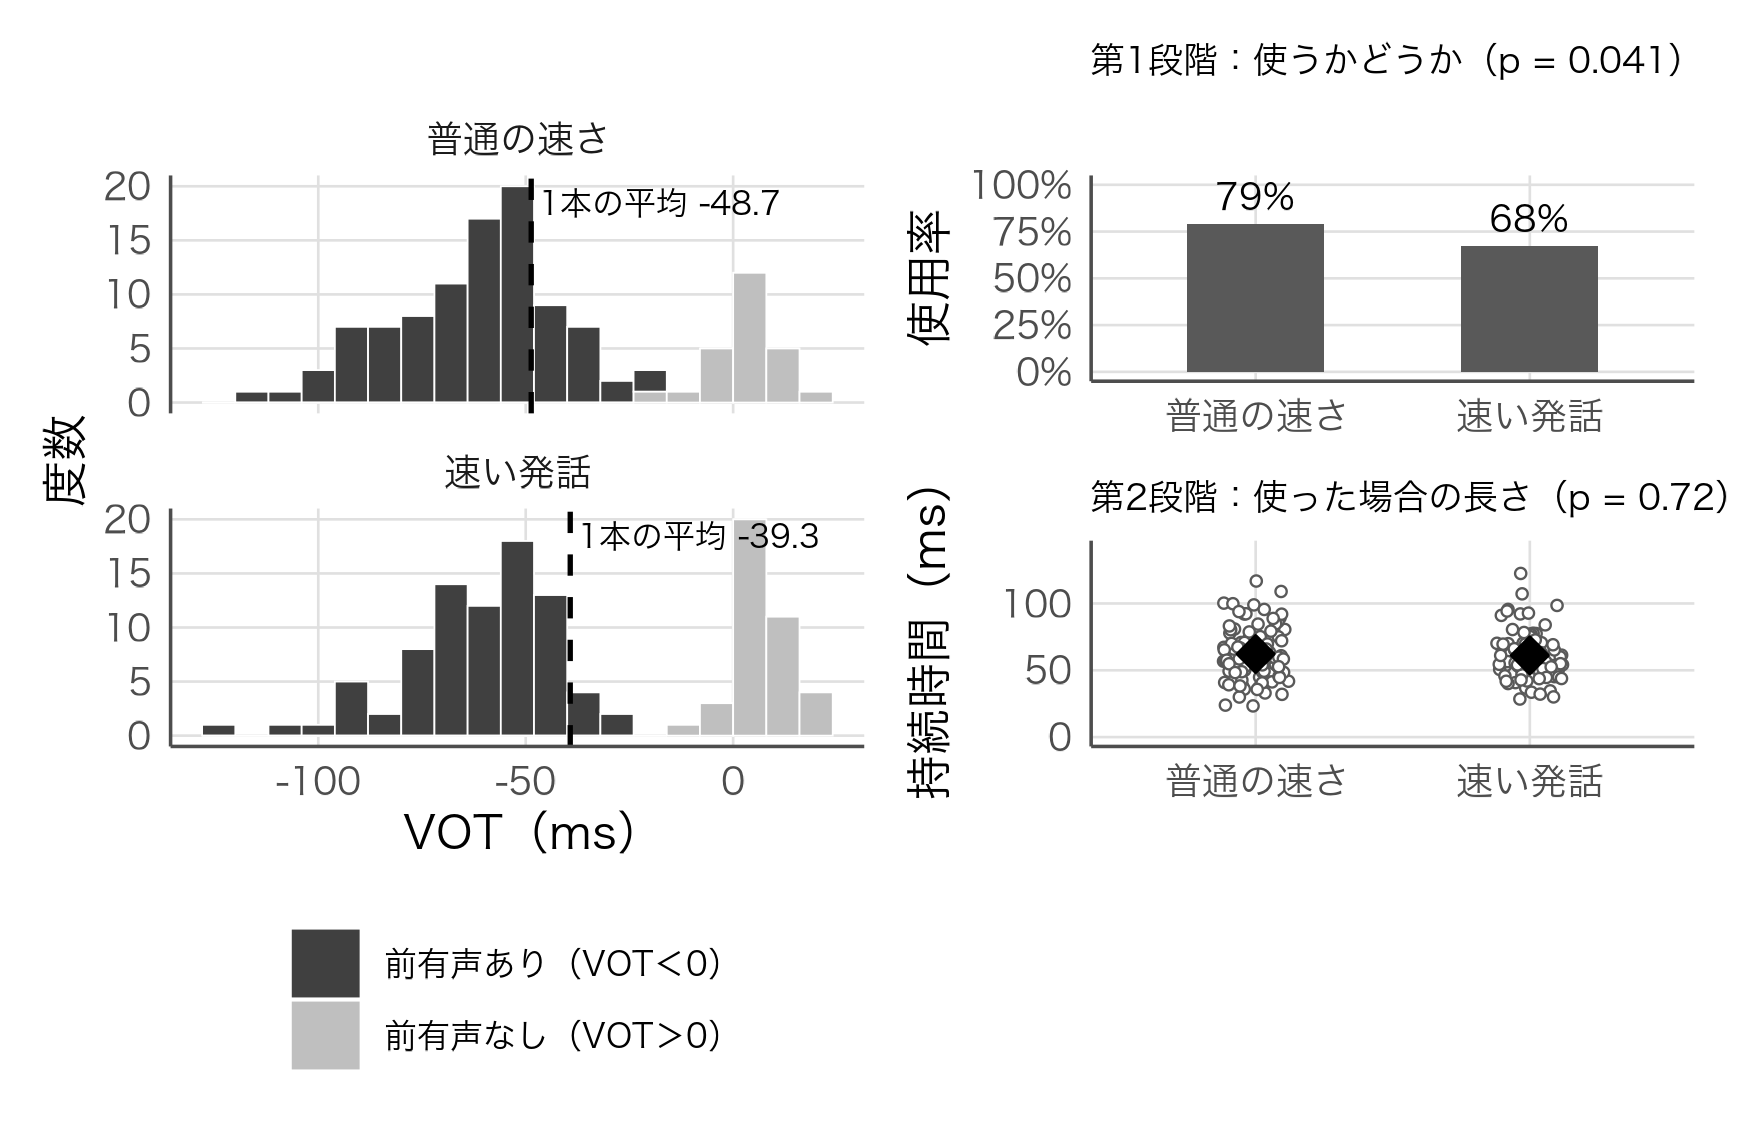

Reproduce this figure in R.
# 図：ハードルモデルの考え方（本文6.7、set.seed(66)、ノートブックと同一）
source("figures/style.R")
suppressPackageStartupMessages({library(tidyverse); library(lme4); library(lmerTest); library(patchwork)})
set.seed(66)
d <- expand_grid(speaker = paste0("S", 1:12), word = 1:20) %>%
  mutate(
    condition = rep(c("normal", "fast"), length.out = n()),
    sp_re = rep(rnorm(12, 0, 0.5), each = 20)[as.integer(factor(speaker))],
    p_prevoice = plogis(0.4 + ifelse(condition == "fast", -1.0, 0) + sp_re),
    uses_prevoice = rbinom(n(), 1, p_prevoice),
    prevoice_duration = ifelse(uses_prevoice == 1, rgamma(n(), shape = 9, rate = 0.15), NA),
    VOT = ifelse(uses_prevoice == 1, -prevoice_duration, rnorm(n(), 5, 8)))
print(round(coef(summary(lmer(VOT ~ condition + (1 | speaker), data = d))), 3))
print(round(coef(summary(glmer(uses_prevoice ~ condition + (1 | speaker), data = d, family = binomial))), 4))
print(round(coef(summary(lmer(prevoice_duration ~ condition + (1 | speaker), data = filter(d, uses_prevoice == 1)))), 3))
cl <- c(fast = "速い発話", normal = "普通の速さ"); d$cond <- factor(cl[d$condition], levels = cl[c("normal", "fast")])
sm <- d %>% group_by(cond) %>% summarise(use = mean(uses_prevoice), dur = mean(prevoice_duration, na.rm = TRUE),
                                         vot = mean(VOT), n = n(), k = sum(uses_prevoice))
print(sm)
d$grp <- factor(ifelse(d$uses_prevoice == 1, "前有声あり（VOT＜0）", "前有声なし（VOT＞0）"),
                levels = c("前有声あり（VOT＜0）", "前有声なし（VOT＞0）"))
pA <- ggplot(d, aes(VOT, fill = grp)) +
  geom_histogram(binwidth = 8, boundary = 0, colour = "white", linewidth = 0.2) +
  geom_vline(data = sm, aes(xintercept = vot), linetype = "dashed", linewidth = 0.6) +
  geom_text(data = sm, aes(x = vot + 3, y = Inf, label = sprintf("1本の平均 %.1f", vot)), vjust = 1.6, hjust = 0,
            size = 2.7, family = "hira", inherit.aes = FALSE, colour = "black") +
  facet_wrap(~cond, ncol = 1) +
  scale_fill_manual(values = c("grey25", "grey75"), name = NULL) +
  labs(x = "VOT（ms）", y = "度数") + theme(legend.position = "bottom", legend.direction = "vertical", legend.text = element_text(size = 8))
pB <- ggplot(sm, aes(cond, use)) +
  geom_col(width = 0.5, fill = "grey35") +
  geom_text(aes(label = sprintf("%.0f%%", 100 * use)), vjust = -0.5, size = 3, family = "hira") +
  scale_y_continuous(limits = c(0, 1), labels = scales::percent) +
  labs(x = NULL, y = "使用率") + labs(subtitle = "第1段階：使うかどうか（p = 0.041）") +
  theme(plot.subtitle = element_text(size = 8.5))
dd <- d %>% filter(uses_prevoice == 1)
pC <- ggplot(dd, aes(cond, prevoice_duration)) +
  geom_jitter(width = 0.12, height = 0, shape = 21, fill = "white", colour = "grey35", size = 1, stroke = 0.4) +
  stat_summary(fun = mean, geom = "point", shape = 23, size = 3, fill = "black") +
  coord_cartesian(ylim = c(0, 140)) +
  labs(x = NULL, y = "持続時間（ms）", subtitle = "第2段階：使った場合の長さ（p = 0.72）") +
  theme(plot.subtitle = element_text(size = 8.5))
p <- pA | (pB / pC)
p <- p + plot_layout(widths = c(1.15, 1))
save_fig(p, "ch06_hurdle", w = 5.8, h = 3.8)
